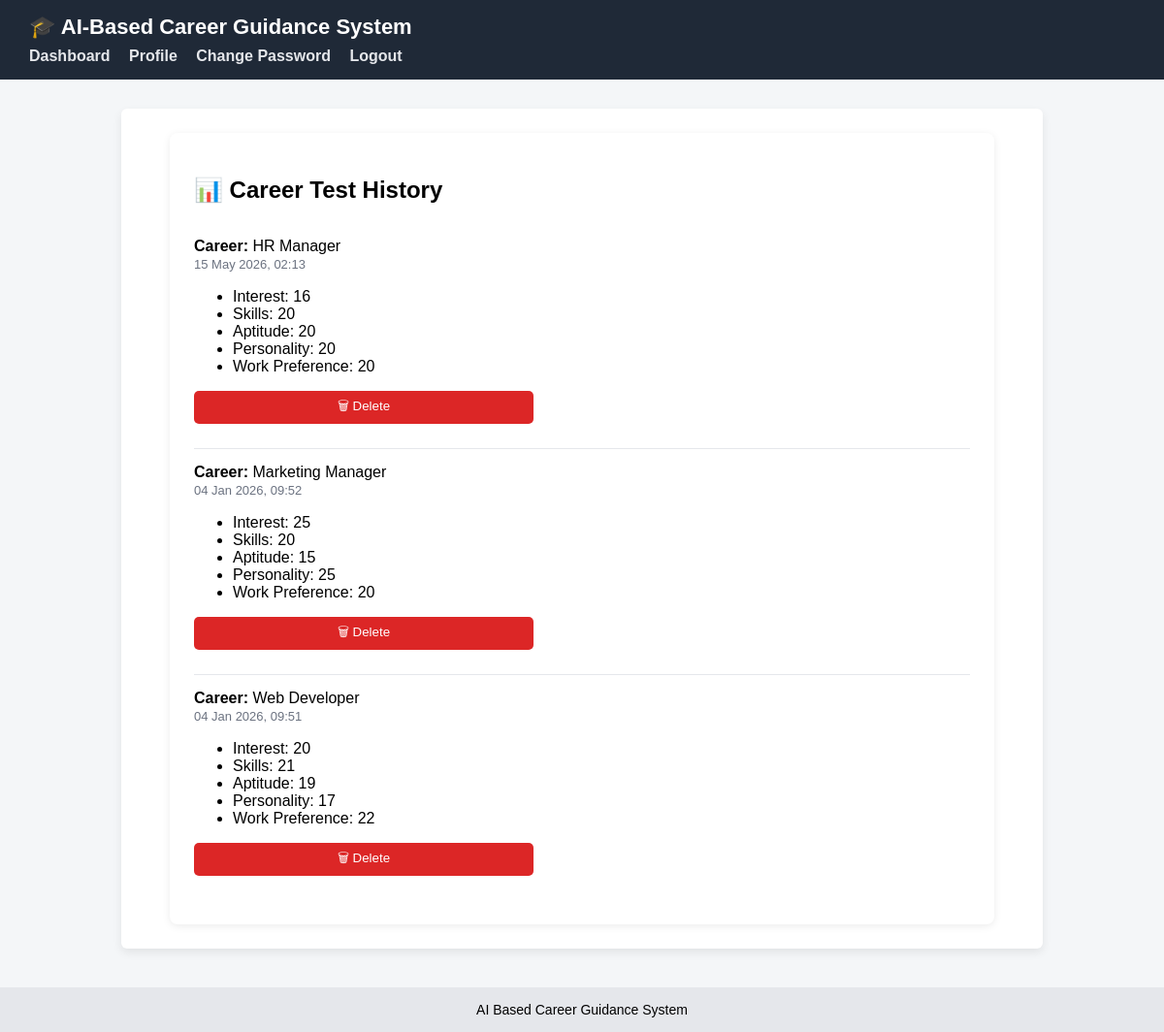
/history/ (signed in), run on the app's committed database.
### guidance/models.py (models this page shows, shortened)
class CareerResult(models.Model):
    user = models.ForeignKey(User, on_delete=models.CASCADE)
    career = models.CharField(max_length=100)
    scores = models.JSONField()
    created_at = models.DateTimeField(auto_now_add=True)

### guidance/views.py (the view)
# urls.py: path('history/', views.career_history, name='career_history'),
@login_required
def career_history(request):
    results = CareerResult.objects.filter(user=request.user).order_by('-created_at')
    return render(request, "guidance/career_history.html", {"results": results})

### guidance/templates/guidance/career_history.html (shortened to what this page needs)
{% extends 'base.html' %}
{% block content %}
<div class="history-card">
<h2>📊 Career Test History</h2>
{% if results %}
  {% for r in results %}
    <div class="result-item">
      <strong>Career:</strong> {{ r.career }} <br>
      <span class="date">{{ r.created_at|date:"d M Y, H:i" }}</span>
      <ul>
        {% for k,v in r.scores.items %}
          <li>{{ k }}: {{ v }}</li>
        {% endfor %}
      </ul>
       <form method="post" action="{% url 'delete_result' r.id %}" style="margin-top:10px;">
        <button type="submit"
                onclick="return confirm('Are you sure you want to delete this result?')"
                style="background:#dc2626;color:white;border:none;padding:6px 14px;border-radius:5px;cursor:pointer;">
          🗑 Delete
        </button>
      </form>
    </div>
  {% endfor %}
{% else %}
  <p>No test history found.</p>
{% endif %}
</div>
{% endblock %}

### guidance/templates/base.html (shortened to what this page needs)
<!DOCTYPE html>
<html lang="en">
<head>
</head>
<body>
<header>
    <h1>🎓 AI-Based Career Guidance System</h1>
    <nav>
        {% if user.is_authenticated %}
            <a href="{% url 'dashboard' %}">Dashboard</a>
            <a href="{% url 'profile' %}">Profile</a>
            <a href="{% url 'change_password' %}">Change Password</a>
            <a href="{% url 'logout' %}">Logout</a>
        {% else %}
            <a href="{% url 'login' %}">Login</a>
            <a href="{% url 'signup' %}">Signup</a>
        {% endif %}
    </nav>
</header>
<div class="container">
    {% block content %}
    {% endblock %}
</div>
<footer>
   AI Based Career Guidance System
</footer>
</body>
</html>

### guidance/templates/base.html (style rules this page uses)
body { font-family: Arial, sans-serif; background: #f4f6f8; margin: 0; padding: 0; }
header { background: #1f2937; color: white; padding: 15px 30px; }
header h1 { margin: 0; font-size: 22px; }
nav { margin-top: 8px; }
nav a { color: #e5e7eb; margin-right: 15px; text-decoration: none; font-weight: bold; }
.container { max-width: 900px; margin: 30px auto; background: white; padding: 25px; border-radius: 6px; box-shadow: 0 4px 10px rgba(0,0,0,0.08); }
footer { text-align: center; padding: 15px; background: #e5e7eb; margin-top: 40px; font-size: 14px; }
input, button { padding: 8px; width: 100%; max-width: 350px; margin-bottom: 10px; }
button { background: #2563eb; color: white; border: none; cursor: pointer; }

### guidance/templates/guidance/career_history.html (style rules this page uses)
.history-card { max-width:800px; margin:auto; background:#fff; padding:25px; border-radius:8px; box-shadow:0 2px 8px rgba(0,0,0,0.08); }
.result-item { border-bottom:1px solid #e5e7eb; padding:15px 0; }
.result-item:last-child { border:none; }
.date { color:#6b7280;font-size:13px; }

### data on the page
CareerResult: career "HR Manager", created_at "15 May 2026, 02:13", scores "Interest" "Skills" "Aptitude" "Personality" "Work Preference", scores "16" "20" "20" "20" "20"
CareerResult: career "Marketing Manager", created_at "04 Jan 2026, 09:52", scores "Interest" "Skills" "Aptitude" "Personality" "Work Preference", scores "25" "20" "15" "25" "20"
CareerResult: career "Web Developer", created_at "04 Jan 2026, 09:51", scores "Interest" "Skills" "Aptitude" "Personality" "Work Preference", scores "20" "21" "19" "17" "22"
